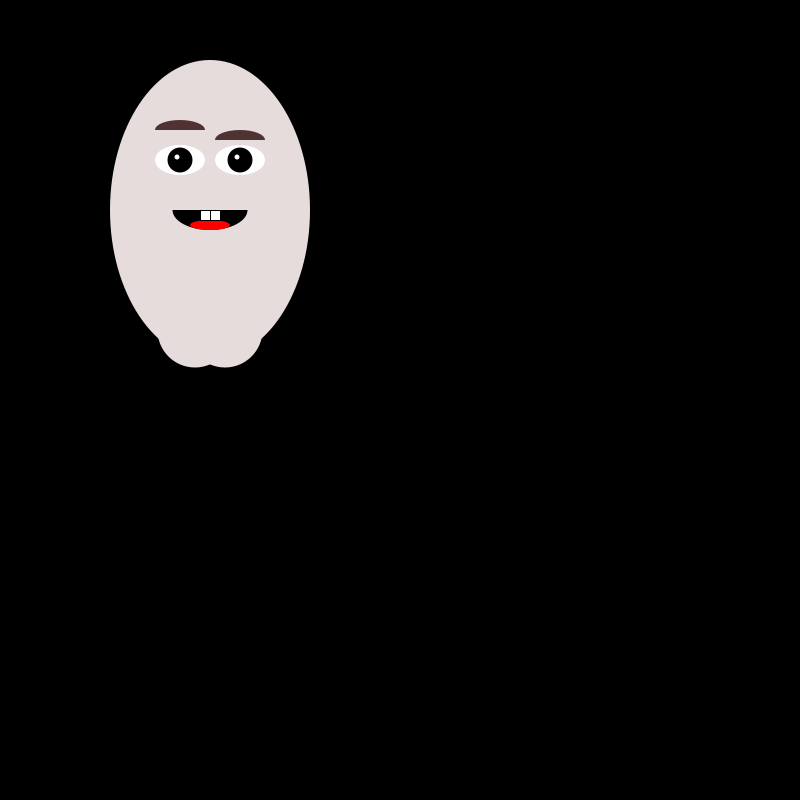
Frame 1 (no input)
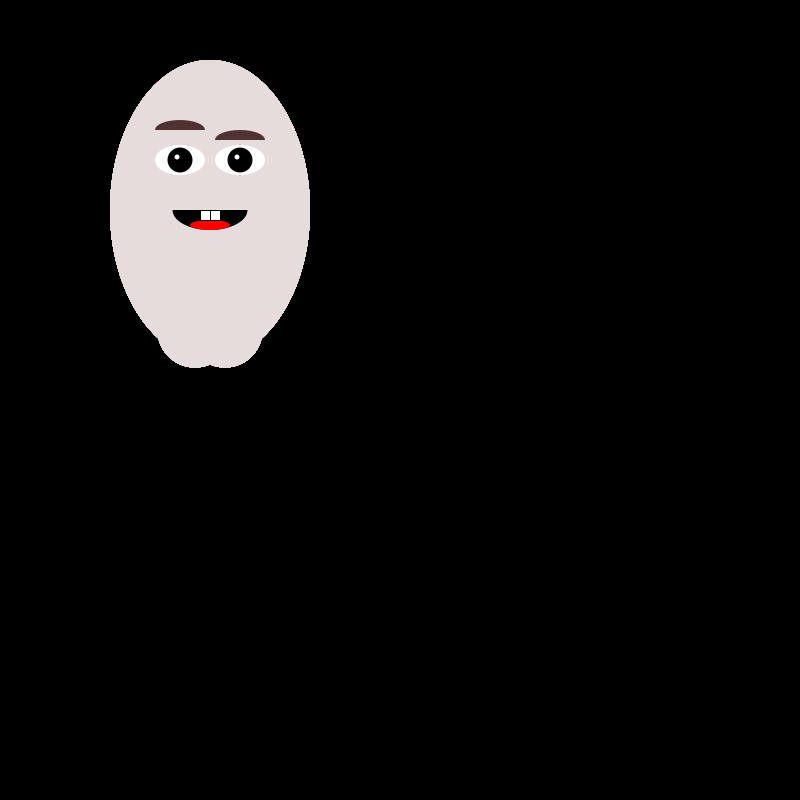
Frame 60 (the mouse pressed at the canvas centre just before this capture)
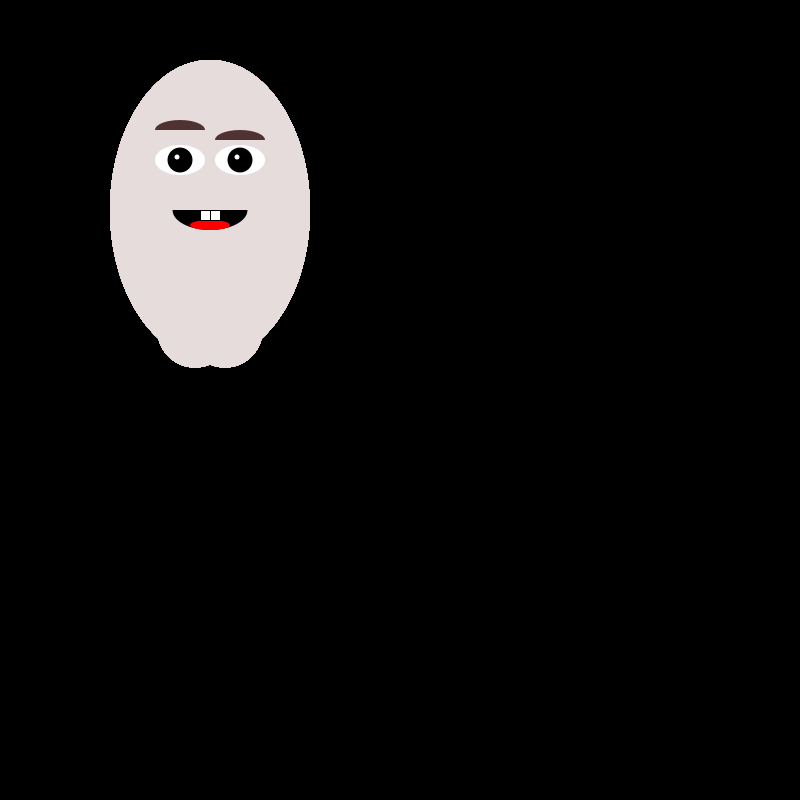
Frame 120 (the mouse held since frame 60 and released just before this capture)

The Processing sketch that drew these frames (run headless with seeded random() and noise(); from frame 60 on, the mouse is pressed at the canvas centre):

// Processing sketch: gezicht
// ── gezicht.pde
//int faces = 2;
int startX = 10;
int startY = 10;

void setup() {
  size(800,800);
  background(0,0,0);
  //for(int i = 0; i<faces; i++) {
  //  drawFace((int) Math.floor(Math.random()*400), (int) Math.floor(Math.random()*400));
  //}

}

void draw() {
  drawFace(startX, startY);
}

void drawFace(int x, int y) {

  //face
  noStroke();
  fill(230,220,220);
  ellipse(x+200,y+200, 200,300);
  ellipse(x+185,y+320, 75,75);
  ellipse(x+215,y+320, 75,75);
  
  //eyes white
  fill(255,255,255);
  ellipse(x+170, y+150, 50,30);
  ellipse(x+230, y+150, 50,30);
  
  //eyes black
  fill(0,0,0);
  ellipse(x+170,y+150,25,25);
  ellipse(x+230,y+150,25,25);
  
  //eyes dot
  fill(255,255,255);
  ellipse(x+167,y+147,5,5);
  ellipse(x+227,y+147,5,5);
  
  //eyebrows
  fill(80,50,50);
  arc(x+170,y+120,50,20,PI, 2*PI);
  arc(x+230,y+130,50,20,PI, 2*PI);
  
  //mouth
  fill(0,0,0);
  arc(x+200,y+200,75,40,0, PI);
  fill(255,0,0);
  ellipse(x+200,y+215,40,10);
  fill(255,255,255);
  stroke(0,0,0);
  rect(x+190,y+200,10,10);
  rect(x+200,y+200,10,10);
}
